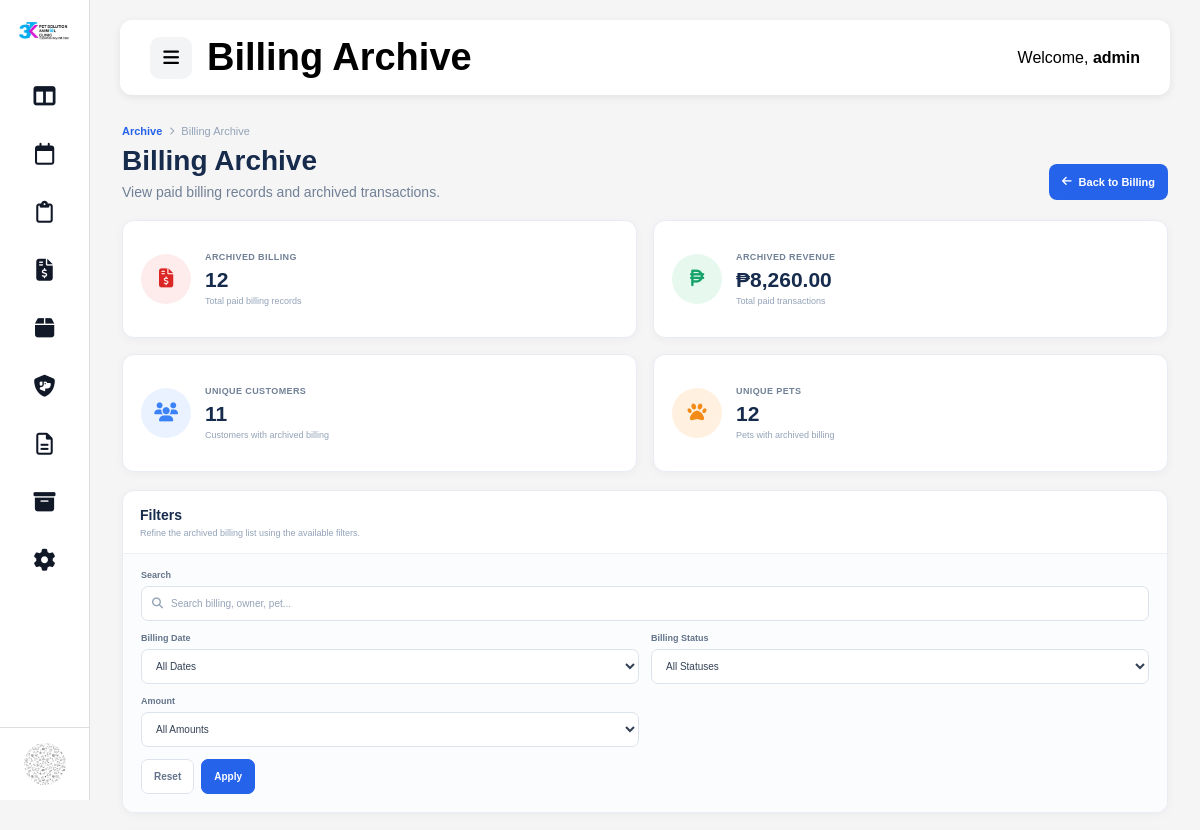
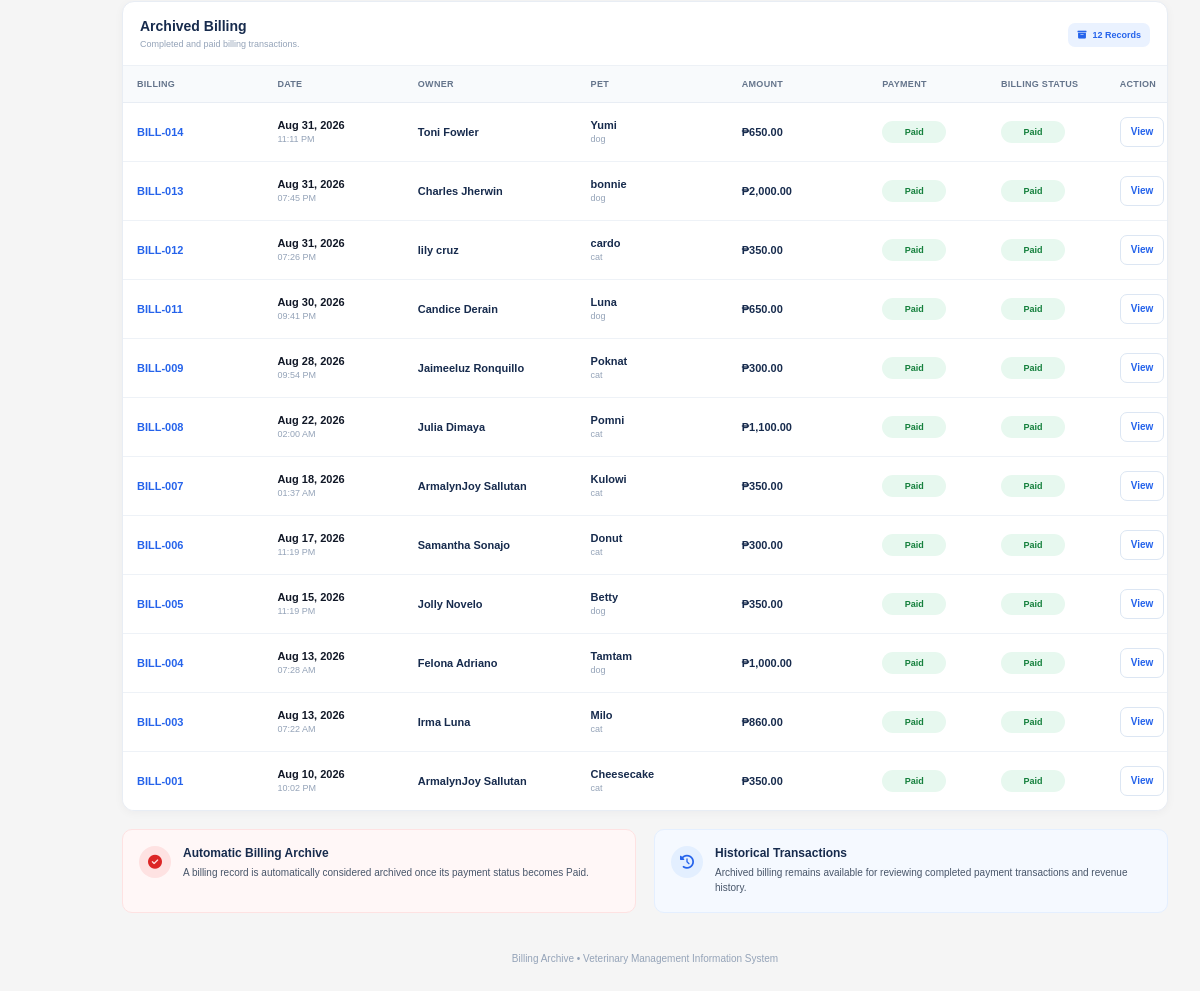
/admin/billing_archive.php (signed in), run on the app's committed database (2 pictures, top to bottom).
### tables this page shows
CREATE TABLE `billing` (
  `billing_id` int(11) NOT NULL,
  `appointment_id` int(11) NOT NULL,
  `customer_id` int(11) NOT NULL,
  `pet_id` int(11) NOT NULL,
  `pet_weight` decimal(10,2) DEFAULT NULL,
  `total_amount` decimal(10,2) NOT NULL DEFAULT 0.00,
  `payment_status` varchar(30) NOT NULL DEFAULT 'Pending',
  `billing_status` varchar(30) NOT NULL DEFAULT 'Unpaid',
  `created_at` timestamp NOT NULL DEFAULT current_timestamp(),
  `updated_at` timestamp NULL DEFAULT NULL ON UPDATE current_timestamp()
);

CREATE TABLE `customers` (
  `customer_id` int(11) NOT NULL,
  `owner_name` varchar(100) NOT NULL,
  `contact_number` varchar(20) NOT NULL,
  `email` varchar(100) DEFAULT NULL,
  `address` text DEFAULT NULL,
  `record_status` varchar(20) NOT NULL DEFAULT 'Active',
  `created_at` timestamp NOT NULL DEFAULT current_timestamp(),
  `updated_at` timestamp NULL DEFAULT NULL ON UPDATE current_timestamp(),
  `archived_at` datetime DEFAULT NULL,
  `archive_reason` varchar(255) DEFAULT NULL
);

CREATE TABLE `pets` (
  `pet_id` int(11) NOT NULL,
  `customer_id` int(11) NOT NULL,
  `pet_name` varchar(100) NOT NULL,
  `species` varchar(30) NOT NULL,
  `breed` varchar(100) DEFAULT NULL,
  `color` varchar(50) DEFAULT NULL,
  `gender` varchar(20) DEFAULT NULL,
  `weight` decimal(5,2) DEFAULT NULL,
  `estimated_age` varchar(50) DEFAULT NULL,
  `created_at` timestamp NOT NULL DEFAULT current_timestamp(),
  `updated_at` timestamp NULL DEFAULT NULL ON UPDATE current_timestamp()
);

### admin/billing_archive.php (the view, shortened to what the rows shown need)
<?php
require_once __DIR__ . '/../config/database.php';
$archivedBillings = [];
$sql = "
    SELECT
        b.billing_id,
        b.appointment_id,
        b.customer_id,
        b.pet_id,
        b.total_amount,
        b.payment_status,
        b.billing_status,
        b.created_at,
        c.owner_name,
        p.pet_name,
        p.species,
        p.breed
    FROM billing b
    LEFT JOIN customers c
        ON b.customer_id = c.customer_id
    LEFT JOIN pets p
        ON b.pet_id = p.pet_id
    WHERE LOWER(TRIM(b.payment_status)) = 'paid'
    ORDER BY b.created_at DESC, b.billing_id DESC
";
$result = mysqli_query($conn, $sql);
while ($row = mysqli_fetch_assoc($result)) {
    $archivedBillings[] = $row;
}
$archivedCount = count($archivedBillings);
?>
<!DOCTYPE html>
<html lang="en">
<head>
    <link rel="stylesheet" href="../assets/css/layout.css">
    <link rel="stylesheet" href="../assets/css/billing.css">
    <link rel="stylesheet" href="../assets/css/billing_archive.css">
    <link
        rel="stylesheet"
        href="https://cdnjs.cloudflare.com/ajax/libs/font-awesome/6.5.0/css/all.min.css"
    >
</head>
<body>
<div class="layout">
    <main class="content" id="mainContent">
        <?php
        include __DIR__ . '/partials/topbar.php';
        ?>
        <div class="page-content billing-archive-page">
            <div class="billing-archive-content">
                <div class="archive-report-header">
                    <div class="archive-report-header-left">
                        <h1>
                            Billing Archive
                        </h1>
                    </div>
                </div>
                <section class="report-card filters-card">
                    <div class="report-card-header compact-header">
                        <div>
                            <h2>
                                Filters
                            </h2>
                        </div>
                    </div>
                </section>
                <section class="report-card archive-list-card">
                    <div class="report-card-header archive-list-header">
                        <div>
                            <h2>
                                Archived Billing
                            </h2>
                        </div>
                    </div>
                    <div class="archive-table-area">
                        <table class="archive-billing-table">
                            <thead>
                                <tr>
                                    <th>
                                        Billing
                                    </th>
                                    <th>
                                        Date
                                    </th>
                                    <th>
                                        Owner
                                    </th>
                                    <th>
                                        Pet
                                    </th>
                                    <th>
                                        Amount
                                    </th>
                                    <th>
                                        Payment
                                    </th>
                                    <th>
                                        Billing Status
                                    </th>
                                    <th>
                                        Action
                                    </th>
                                </tr>
                            </thead>
                            <tbody>
                            <?php if ($archivedCount === 0): ?>
                                <tr>
                                    <td
                                        colspan="8"
                                        class="archive-empty-state"
                                    >
                                        <i class="fa-solid fa-box-open"></i>
                                        <strong>
                                            No Archived Billing Records
                                        </strong>
                                        <span>
                                            Paid billing records will appear here automatically.
                                        </span>
                                    </td>
                                </tr>
                            <?php else: ?>
                                <?php foreach ($archivedBillings as $row): ?>
                                    <?php
                                    $billingNumber =
                                        'BILL-' .
                                        str_pad(
                                            (string)$row['billing_id'],
                                            3,
                                            '0',
                                            STR_PAD_LEFT
                                        );
                                    $createdTimestamp =
                                        strtotime($row['created_at']);
                                    $formattedDate =
                                        $createdTimestamp !== false
                                            ? date(
                                                'M d, Y',
                                                $createdTimestamp
                                            )
                                            : '—';
                                    $formattedTime =
                                        $createdTimestamp !== false
                                            ? date(
                                                'h:i A',
                                                $createdTimestamp
                                            )
                                            : '—';
                                    $billingStatus =
                                        trim(
                                            (string)(
                                                $row['billing_status'] ?? ''
                                            )
                                        );
                                    $billingStatusKey =
                                        strtolower(
                                            $billingStatus
                                        );
                                    $amount =
                                        (float)(
                                            $row['total_amount'] ?? 0
                                        );
                                    $searchText =
                                        strtolower(
                                            $billingNumber . ' ' .
                                            ($row['owner_name'] ?? '') . ' ' .
                                            ($row['pet_name'] ?? '') . ' ' .
                                            ($row['species'] ?? '') . ' ' .
                                            ($row['breed'] ?? '') . ' ' .
                                            $formattedDate . ' ' .
                                            $billingStatus
                                        );
                                    ?>
                                    <tr
                                        class="archive-billing-row"
                                        data-date="<?= htmlspecialchars(
                                            $row['created_at'] ?? '',
                                            ENT_QUOTES,
                                            'UTF-8'
                                        ) ?>"
                                        data-status="<?= htmlspecialchars(
                                            $billingStatusKey,
                                            ENT_QUOTES,
                                            'UTF-8'
                                        ) ?>"
                                        data-amount="<?= htmlspecialchars(
                                            (string)$amount,
                                            ENT_QUOTES,
                                            'UTF-8'
                                        ) ?>"
                                        data-search="<?= htmlspecialchars(
                                            $searchText,
                                            ENT_QUOTES,
                                            'UTF-8'
                                        ) ?>"
                                    >
                                        <td>
                                            <strong class="billing-reference">
                                                <?= htmlspecialchars(
                                                    $billingNumber
                                                ) ?>
                                            </strong>
                                        </td>
                                        <td>
                                            <div class="date-main">
                                                <?= htmlspecialchars(
                                                    $formattedDate
                                                ) ?>
                                            </div>
                                            <small>
                                                <?= htmlspecialchars(
                                                    $formattedTime
                                                ) ?>
                                            </small>
                                        </td>
                                        <td>
                                            <strong>
                                                <?= htmlspecialchars(
                                                    $row['owner_name'] ?? '—'
                                                ) ?>
                                            </strong>
                                        </td>
                                        <td>
                                            <strong>
                                                <?= htmlspecialchars(
                                                    $row['pet_name'] ?? '—'
                                                ) ?>
                                            </strong>
                                            <small>
                                                <?= htmlspecialchars(
                                                    $row['species'] ?? '—'
                                                ) ?>
                                            </small>
                                        </td>
                                        <td>
                                            <strong class="billing-amount">
                                                ₱<?= number_format(
                                                    $amount,
                                                    2
                                                ) ?>
                                            </strong>
                                        </td>
                                        <td>
                                            <span class="billing-status paid">
                                                Paid
                                            </span>
                                        </td>
                                        <td>
                                            <span
                                                class="billing-status <?= htmlspecialchars(
                                                    $billingStatusKey,
                                                    ENT_QUOTES,
                                                    'UTF-8'
                                                ) ?>"
                                            >
                                                <?= htmlspecialchars(
                                                    $billingStatus !== ''
                                                        ? $billingStatus
                                                        : '—'
                                                ) ?>
                                            </span>
                                        </td>
                                        <td>
                                            <button
                                                type="button"
                                                class="archive-view-btn view-billing-btn"
                                                data-id="<?= (int)$row['billing_id'] ?>"
                                            >
                                                View
                                            </button>
                                        </td>
                                    </tr>
                                <?php endforeach; ?>
                            <?php endif; ?>
                            </tbody>
                        </table>
                    </div>
                </section>
            </div>
        </div>
    </main>
</div>
</body>
</html>

### data on the page
billing: billing_id "BILL-014", created_at "Aug 31, 2026", created_at "11:11 PM", customer.owner_name "Toni Fowler", pet.pet_name "Yumi", pet.species "dog", total_amount "650.00", billing_status "Paid"
billing: billing_id "BILL-013", created_at "Aug 31, 2026", created_at "07:45 PM", customer.owner_name "Charles Jherwin", pet.pet_name "bonnie", pet.species "dog", total_amount "2,000.00", billing_status "Paid"
billing: billing_id "BILL-012", created_at "Aug 31, 2026", created_at "07:26 PM", customer.owner_name "lily cruz", pet.pet_name "cardo", pet.species "cat", total_amount "350.00", billing_status "Paid"
billing: billing_id "BILL-011", created_at "Aug 30, 2026", created_at "09:41 PM", customer.owner_name "Candice Derain", pet.pet_name "Luna", pet.species "dog", total_amount "650.00", billing_status "Paid"
billing: billing_id "BILL-009", created_at "Aug 28, 2026", created_at "09:54 PM", customer.owner_name "Jaimeeluz Ronquillo", pet.pet_name "Poknat", pet.species "cat", total_amount "300.00", billing_status "Paid"
billing: billing_id "BILL-008", created_at "Aug 22, 2026", created_at "02:00 AM", customer.owner_name "Julia Dimaya", pet.pet_name "Pomni", pet.species "cat", total_amount "1,100.00", billing_status "Paid"
billing: billing_id "BILL-007", created_at "Aug 18, 2026", created_at "01:37 AM", customer.owner_name "ArmalynJoy Sallutan", pet.pet_name "Kulowi", pet.species "cat", total_amount "350.00", billing_status "Paid"
billing: billing_id "BILL-006", created_at "Aug 17, 2026", created_at "11:19 PM", customer.owner_name "Samantha Sonajo", pet.pet_name "Donut", pet.species "cat", total_amount "300.00", billing_status "Paid"
billing: billing_id "BILL-005", created_at "Aug 15, 2026", created_at "11:19 PM", customer.owner_name "Jolly Novelo", pet.pet_name "Betty", pet.species "dog", total_amount "350.00", billing_status "Paid"
billing: billing_id "BILL-004", created_at "Aug 13, 2026", created_at "07:28 AM", customer.owner_name "Felona Adriano", pet.pet_name "Tamtam", pet.species "dog", total_amount "1,000.00", billing_status "Paid"
billing: billing_id "BILL-003", created_at "Aug 13, 2026", created_at "07:22 AM", customer.owner_name "Irma Luna", pet.pet_name "Milo", pet.species "cat", total_amount "860.00", billing_status "Paid"
billing: billing_id "BILL-001", created_at "Aug 10, 2026", created_at "10:02 PM", customer.owner_name "ArmalynJoy Sallutan", pet.pet_name "Cheesecake", pet.species "cat", total_amount "350.00", billing_status "Paid"

### other printed values
$pageTitle "Billing Archive"
$_SESSION['admin_username'] "admin"
$archivedCount "12"
$totalArchivedRevenue "8,260.00"
$uniqueCustomerCount "11"
$uniquePetCount "12"
